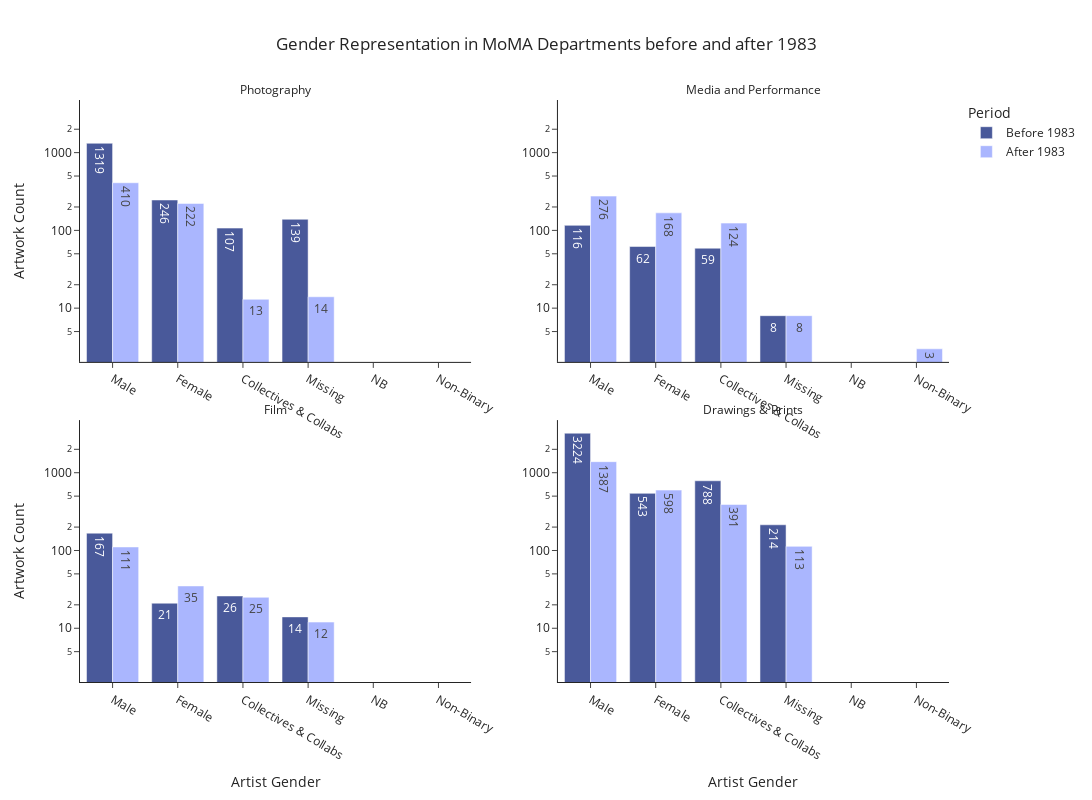

The notebook cell saved with this chart:
### Code cell
moma_gender_depts_full = px.bar(moma_depts_gender_rep_all, x="Gender", y="Counts", color="Period", facet_col="Department",
    facet_col_spacing=0.10, facet_row_spacing=0.10,  facet_col_wrap=2, title="Gender Representation in MoMA Departments before and after 1983",
    barmode='group', log_y=True, color_discrete_map={"Before 1983": "#49599a", "After 1983": "#aab6fe"},
    category_orders={"Period": ["Before 1983", 'After 1983']}, text='Counts', labels={"Counts": "Artwork Count", "Gender": "Artist Gender"})
moma_gender_depts_full.update_xaxes(showticklabels=True, categoryorder='array', categoryarray=['Male', 'Female', 'Collectives & Collabs', 'Missing', 'NB'])
moma_gender_depts_full.update_yaxes(showticklabels=True)
moma_gender_depts_full.update_traces(textposition="auto", hoverinfo='x+y+name', hovertemplate=None)
moma_gender_depts_full.update_layout(height=800, width=1600, title_x=0.5)
moma_gender_depts_full.for_each_annotation(lambda a: a.update(text=a.text.split("=")[-1]))
#create local copies
#moma_gender_depts_full.write_html(path+"Plotly_embeds/moma_full_gender_dept_bars.html", include_plotlyjs='directory')
moma_gender_depts_full.show()

### Figure 1 — Plotly figure (JSON) as saved in the notebook; plotly's stock layout.template omitted (floating-point values rounded to 4 significant figures)
{"data": [{"alignmentgroup": "True", "hoverinfo": "x+y+name", "legendgroup": "Before 1983", "marker": {"color": "#49599a", "pattern": {"shape": ""}}, "name": "Before 1983", "offsetgroup": "Before 1983", "orientation": "v", "showlegend": true, "text": [1319, 246, 139, 107], "textposition": "auto", "type": "bar", "x": ["Male", "Female", "Missing", "Collectives & Collabs"], "xaxis": "x3", "y": [1319, 246, 139, 107], "yaxis": "y3"}, {"alignmentgroup": "True", "hoverinfo": "x+y+name", "legendgroup": "Before 1983", "marker": {"color": "#49599a", "pattern": {"shape": ""}}, "name": "Before 1983", "offsetgroup": "Before 1983", "orientation": "v", "showlegend": false, "text": [116, 62, 59, 8], "textposition": "auto", "type": "bar", "x": ["Male", "Female", "Collectives & Collabs", "Missing"], "xaxis": "x4", "y": [116, 62, 59, 8], "yaxis": "y4"}, {"alignmentgroup": "True", "hoverinfo": "x+y+name", "legendgroup": "Before 1983", "marker": {"color": "#49599a", "pattern": {"shape": ""}}, "name": "Before 1983", "offsetgroup": "Before 1983", "orientation": "v", "showlegend": false, "text": [167, 26, 21, 14], "textposition": "auto", "type": "bar", "x": ["Male", "Collectives & Collabs", "Female", "Missing"], "xaxis": "x", "y": [167, 26, 21, 14], "yaxis": "y"}, {"alignmentgroup": "True", "hoverinfo": "x+y+name", "legendgroup": "Before 1983", "marker": {"color": "#49599a", "pattern": {"shape": ""}}, "name": "Before 1983", "offsetgroup": "Before 1983", "orientation": "v", "showlegend": false, "text": [3224, 788, 543, 214], "textposition": "auto", "type": "bar", "x": ["Male", "Collectives & Collabs", "Female", "Missing"], "xaxis": "x2", "y": [3224, 788, 543, 214], "yaxis": "y2"}, {"alignmentgroup": "True", "hoverinfo": "x+y+name", "legendgroup": "After 1983", "marker": {"color": "#aab6fe", "pattern": {"shape": ""}}, "name": "After 1983", "offsetgroup": "After 1983", "orientation": "v", "showlegend": true, "text": [410, 222, 14, 13], "textposition": "auto", "type": "bar", "x": ["Male", "Female", "Missing", "Collectives & Collabs"], "xaxis": "x3", "y": [410, 222, 14, 13], "yaxis": "y3"}, {"alignmentgroup": "True", "hoverinfo": "x+y+name", "legendgroup": "After 1983", "marker": {"color": "#aab6fe", "pattern": {"shape": ""}}, "name": "After 1983", "offsetgroup": "After 1983", "orientation": "v", "showlegend": false, "text": [276, 168, 124, 8, 3], "textposition": "auto", "type": "bar", "x": ["Male", "Female", "Collectives & Collabs", "Missing", "Non-Binary"], "xaxis": "x4", "y": [276, 168, 124, 8, 3], "yaxis": "y4"}, {"alignmentgroup": "True", "hoverinfo": "x+y+name", "legendgroup": "After 1983", "marker": {"color": "#aab6fe", "pattern": {"shape": ""}}, "name": "After 1983", "offsetgroup": "After 1983", "orientation": "v", "showlegend": false, "text": [111, 35, 25, 12], "textposition": "auto", "type": "bar", "x": ["Male", "Female", "Collectives & Collabs", "Missing"], "xaxis": "x", "y": [111, 35, 25, 12], "yaxis": "y"}, {"alignmentgroup": "True", "hoverinfo": "x+y+name", "legendgroup": "After 1983", "marker": {"color": "#aab6fe", "pattern": {"shape": ""}}, "name": "After 1983", "offsetgroup": "After 1983", "orientation": "v", "showlegend": false, "text": [1387, 598, 391, 113], "textposition": "auto", "type": "bar", "x": ["Male", "Female", "Collectives & Collabs", "Missing"], "xaxis": "x2", "y": [1387, 598, 391, 113], "yaxis": "y2"}], "layout": {"annotations": [{"font": {}, "showarrow": false, "text": "Film", "x": 0.225, "xanchor": "center", "xref": "paper", "y": 0.45, "yanchor": "bottom", "yref": "paper"}, {"font": {}, "showarrow": false, "text": "Drawings & Prints", "x": 0.775, "xanchor": "center", "xref": "paper", "y": 0.45, "yanchor": "bottom", "yref": "paper"}, {"font": {}, "showarrow": false, "text": "Photography", "x": 0.225, "xanchor": "center", "xref": "paper", "y": 1, "yanchor": "bottom", "yref": "paper"}, {"font": {}, "showarrow": false, "text": "Media and Performance", "x": 0.775, "xanchor": "center", "xref": "paper", "y": 1, "yanchor": "bottom", "yref": "paper"}], "barmode": "group", "height": 800, "legend": {"title": {"text": "Period"}, "tracegroupgap": 0}, "title": {"text": "Gender Representation in MoMA Departments before and after 1983", "x": 0.5}, "width": 1600, "xaxis": {"anchor": "y", "categoryarray": ["Male", "Female", "Collectives & Collabs", "Missing", "NB"], "categoryorder": "array", "domain": [0, 0.45], "showticklabels": true, "title": {"text": "Artist Gender"}}, "xaxis2": {"anchor": "y2", "categoryarray": ["Male", "Female", "Collectives & Collabs", "Missing", "NB"], "categoryorder": "array", "domain": [0.55, 1], "matches": "x", "showticklabels": true, "title": {"text": "Artist Gender"}}, "xaxis3": {"anchor": "y3", "categoryarray": ["Male", "Female", "Collectives & Collabs", "Missing", "NB"], "categoryorder": "array", "domain": [0, 0.45], "matches": "x", "showticklabels": true}, "xaxis4": {"anchor": "y4", "categoryarray": ["Male", "Female", "Collectives & Collabs", "Missing", "NB"], "categoryorder": "array", "domain": [0.55, 1], "matches": "x", "showticklabels": true}, "yaxis": {"anchor": "x", "domain": [0, 0.45], "showticklabels": true, "title": {"text": "Artwork Count"}, "type": "log"}, "yaxis2": {"anchor": "x2", "domain": [0, 0.45], "matches": "y", "showticklabels": true, "type": "log"}, "yaxis3": {"anchor": "x3", "domain": [0.55, 1], "matches": "y", "showticklabels": true, "title": {"text": "Artwork Count"}, "type": "log"}, "yaxis4": {"anchor": "x4", "domain": [0.55, 1], "matches": "y", "showticklabels": true, "type": "log"}}}
